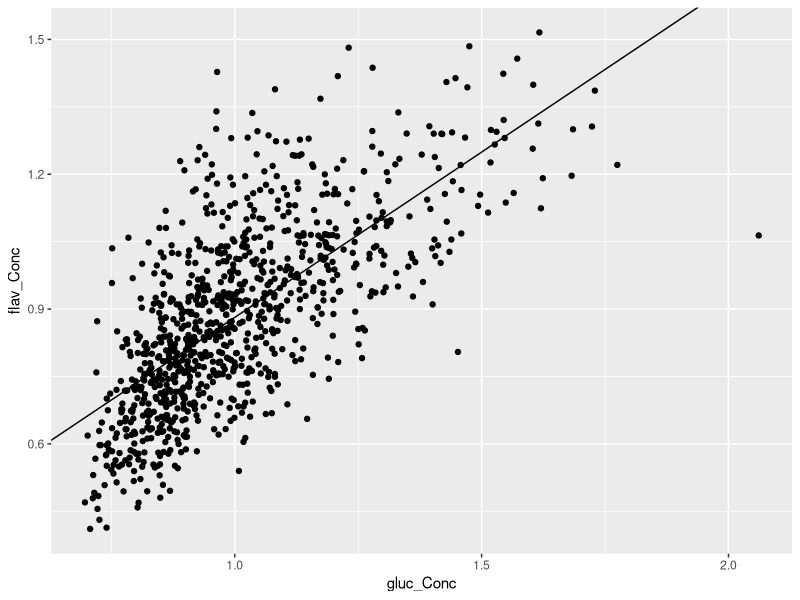

Write R code to recreate this figure. (Note: this script raises an error after producing the figure.)
## ---- chunk 1
rm(list=ls())
dat<-read.csv("DataSynthesis.csv")


#Assigning Germination plate column
dat$GerminationPlate<-gsub("\\|.*","",dat$Tag)

#Remove maples for the time being.
dat<-dat[!grepl("aple",dat$Tag),]

#Assign family column
prefamily<-gsub("*.\\|","",dat$Tag)
dat$Family<-gsub("\\-.*","",prefamily)


#Assign Leaf number columns
LeafNumber<-gsub(".*\\_","",dat$Sample)
for(i in 1:length(LeafNumber)){
  if(LeafNumber[i]!="1"&LeafNumber[i]!="2"&LeafNumber[i]!="3"){
    LeafNumber[i]<-"pool"
  }
}



dat$LeafNumber<-LeafNumber



## ---- chunk 2
library(ggplot2)

SlopeCalc<-function(x,y){
  int<-lm(y~x)$coefficients[[1]]
  slope<-lm(y~x)$coefficients[[2]]
  return(c(int,slope))
}
#Remove Pools
dat2<-dat[dat$Pool=="No",]

GFSlopeInt<-SlopeCalc(x=dat2$gluc_Conc,y=dat2$flav_Conc)

ggplot(dat2)+
  geom_point(aes(x=gluc_Conc,y=flav_Conc))+
  geom_abline(aes(slope=GFSlopeInt[2],intercept=GFSlopeInt[1]))


GFSlopeInt

dat
## ---- chunk 3
#Because Chlorphyll does not appear to affect the amount of glucosinolates and flavonoids in the leaves, and the samples appear to be clustered in 2, even after removing the techincal duplicates (within leaf duplicate), I will analyze the variance in glucosinolate and flavonoid against the variance in chlorophyll for those with two samples (from the same plant). If glucosinolates or flavonoids are regulated with chlorophyll, or senesce as chlorophyll does, then as the variation in chlorophyll between samples increases, so should the variation between glucosinolate samples. 


#Looking at those with two samples.. calculate the standard deviation of the secondary compound and chlorophyll data. 

VarAnal<-dat %>% group_by(Tag) %>% summarise_at(vars(ChlorA,ChlorB,gluc_Conc,flav_Conc),.funs=sd)

VarAnal<-VarAnal[!is.na(VarAnal$ChlorA),]

#Interestingly, there is no positive correlation between glucosinolate or flavonoid standard deviation and chlorophyll (A or B) standard deviation in leaf replicates. This indicates that glucosinolates and flavonoids were uninfluenced by the amount of chlorophyll present and may not senesce with chlorophyll. It would appear that defence chemicals are one of the last things to go in the senescence process, if they go at all; however, the over abundance of defence chemicals in apparent senescing leaves may be due to the predator pressure the plants were feeling, so defence chemical regulation remained the same to avoid death before the senescence process could take place. If anything there may be a negative correlation. 

#Glucosinolate, ChlorB
ggplot(VarAnal)+
  geom_point(aes(y=gluc_Conc,x=ChlorB))+
  labs(y="Glucosinolate SD",x="Chlorophyll B SD")

#Flavonoid, ChlorB
ggplot(VarAnal)+
  geom_point(aes(y=flav_Conc,x=ChlorB))+
  labs(y="Flavonoid SD",x="Chlorophyll B SD")

#Glucosinolate, ChlorA
ggplot(VarAnal)+
  geom_point(aes(y=gluc_Conc,x=ChlorA))+
  labs(y="Glucosinolate SD",x="Chlorophyll A SD")

#Flavonoid, ChlorA
ggplot(VarAnal)+
  geom_point(aes(y=flav_Conc,x=ChlorA))+
  labs(y="Flavonoid SD",x="Chlorophyll A SD")


## ---- chunk 4
#On Feb 12, the plate was cleaned with bleach and this removed alot of the staining. This is checking the pools to determine if this cleaning affected the runs. 

boxplot(dat$gluc_Conc[dat$DataFile=="Dat_Feb_13_2020_AM.txt" & dat$Tag=="pool"],dat$gluc_Conc[dat$DataFile!="Dat_Feb_13_2020_AM.txt" & dat$Tag=="pool"])

boxplot(dat$gluc_Conc[dat$DataFile=="Dat_Feb_13_2020_PM.txt" & dat$Tag=="pool"],dat$gluc_Conc[dat$DataFile!="Dat_Feb_13_2020_PM.txt" & dat$Tag=="pool"])

boxplot(dat$gluc_Conc[dat$DataFile=="Dat_Feb_12_2020_PM.txt" & dat$Tag=="pool"],dat$gluc_Conc[dat$DataFile!="Dat_Feb_12_2020_PM.txt" & dat$Tag=="pool"])

#ggplot(dat[dat$Pool=="Yes",])+
  geom_point(aes(y=gluc_Conc,x=DataFile,colour=DataFile))

#The values seem on the lower end of the pool variation, but it is not overly concerning. No adjustments or removal of data will be made. 

## ---- chunk 5
#Quick look Thrips damage. 
ggplot(dat2)+
  geom_point(aes(y=ThripsDam,x=gluc_Conc))
ggplot(dat2)+
  geom_point(aes(y=ThripsDam,x=flav_Conc))
dat2
#Quick look white fungal damage. 
ggplot(dat2)+
  geom_point(aes(y=WhiteFungDam,x=gluc_Conc))
ggplot(dat2)+
  geom_point(aes(y=WhiteFungDam,x=flav_Conc))

#Quick look black pathogen damage. 
ggplot(dat2)+
  geom_point(aes(y=BlackPathDam,x=gluc_Conc))
ggplot(dat2)+
  geom_point(aes(y=BlackPathDam,x=flav_Conc))

